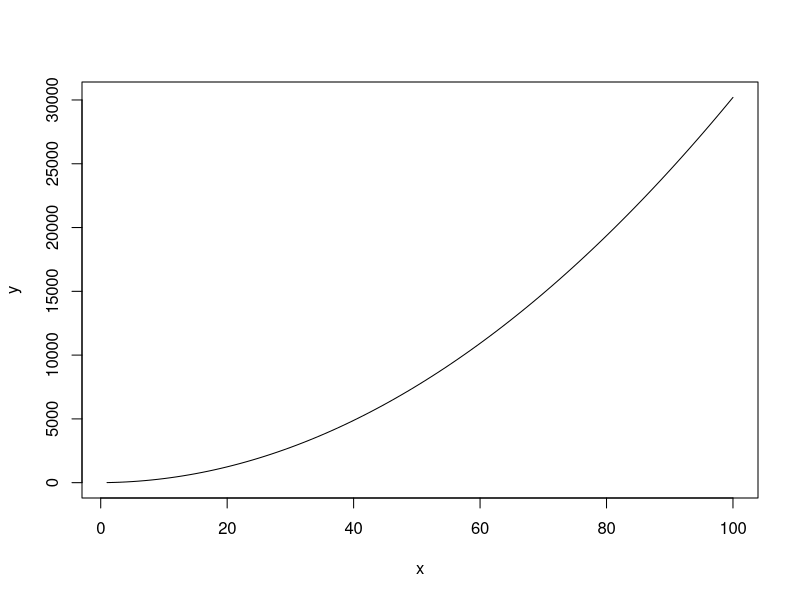

Source code (R): (Note: this script raises an error after producing the figure.)
## Ex 1: Calculate the value of function: y = 1+2x+3x^2

x = seq(1,100, by=1)
y = 1 + 2*x + 3*x^2
plot(x, y, type='l')


## Ex2: Calculation (Without loop):
## taking 20 values

## a. 1- 1/3 + 1/5 -1/7 + 1/9 - .
library(pracma)
a2 <- function(k) (-1)^k/(2*k+1)
sumalt(a2, 20)

## b.	1 + 1/3^2 + 1/5^2 + ...
b2 <- function(k) 1/((2*k+1)^2)
sumalt(b2, 20)

## c.	1 + 1/2^2 + 1/3^2 + 1/4^2 + ...
c2 <- function(k) 1/(k+1)^4
sumalt(c2, 20)


## Ex3:	Create a data matrix (data.frame) from the given data:

## create teh data frame
st <- c(46, 54, 48, 50, 44, 42, 52)
d <- c(148, 182, 173, 166, 109, 141, 166)
n <- c("Ilkka (M)", "Kerttu (F)", "Eetu (M)", "Juuso (M)", "Ritva (F)", "Pentti (M)", "Maria (F)")

ques3_data <- data.frame("stretch" = st, "distance" = d, "name" = n, "sex" = factor(c("M", "F", "M", "M", "F", "M", "F")))
ques3_data

## summary of the data frame
summary(ques3_data)

## calculate the correlation between stretch and distance column
with(ques3_data, cor(stretch, distance))


## Ex4:	Create a list with given elements inside:

l <- list(dimension = dim(ques3_data), variable_names = names(ques3_data), 
          gender = summary(ques3_data$sex), means = sapply(data[,1:2], mean))
l


## Ex5:	Calculate without looping structures:

## a.
i = seq(0, 52, 1)
a <- function(i) (-1)^i / factorial(i)
sum(a(i))


## b.	
i = seq(1, 100, 1)
b<- function(i) i*i + 1
sum(b(i))

## c.	
i = seq(0, 20, 1)
c <- function(i) ((-1)^i)*(3^(2*i+1)) / factorial(2*i+1)
sum(c(i))



